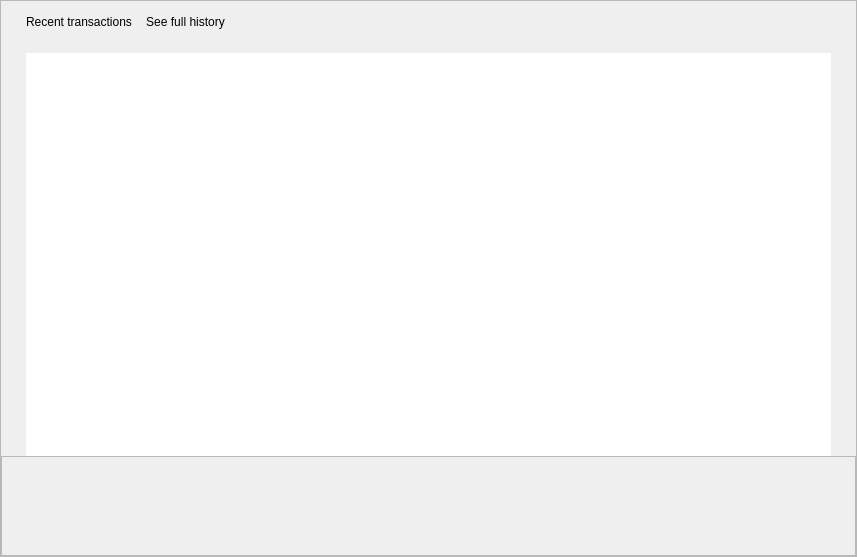
<?xml version="1.0" encoding="UTF-8"?>
<ui version="4.0">
 <class>OverviewFrame</class>
 <widget class="QFrame" name="OverviewFrame">
  <property name="geometry">
   <rect>
    <x>0</x>
    <y>0</y>
    <width>857</width>
    <height>557</height>
   </rect>
  </property>
  <property name="windowTitle">
   <string>Frame</string>
  </property>
  <property name="frameShape">
   <enum>QFrame::StyledPanel</enum>
  </property>
  <property name="frameShadow">
   <enum>QFrame::Raised</enum>
  </property>
  <layout class="QVBoxLayout" name="verticalLayout" stretch="0,0,0,0,1,0">
   <property name="spacing">
    <number>0</number>
   </property>
   <property name="leftMargin">
    <number>0</number>
   </property>
   <property name="topMargin">
    <number>0</number>
   </property>
   <property name="rightMargin">
    <number>0</number>
   </property>
   <property name="bottomMargin">
    <number>0</number>
   </property>
   <item>
    <widget class="WalletGui::OverviewHeaderFrame" name="m_overviewHeaderFrame">
     <property name="frameShape">
      <enum>QFrame::NoFrame</enum>
     </property>
     <property name="frameShadow">
      <enum>QFrame::Raised</enum>
     </property>
    </widget>
   </item>
   <item>
    <spacer name="verticalSpacer_2">
     <property name="orientation">
      <enum>Qt::Vertical</enum>
     </property>
     <property name="sizeType">
      <enum>QSizePolicy::Fixed</enum>
     </property>
     <property name="sizeHint" stdset="0">
      <size>
       <width>10</width>
       <height>10</height>
      </size>
     </property>
    </spacer>
   </item>
   <item>
    <layout class="QHBoxLayout" name="horizontalLayout">
     <property name="spacing">
      <number>10</number>
     </property>
     <property name="leftMargin">
      <number>25</number>
     </property>
     <item>
      <widget class="WalletGui::WalletHeaderLabel" name="m_overviewTransactionsTextLabel">
       <property name="text">
        <string>Recent transactions</string>
       </property>
       <property name="indent">
        <number>0</number>
       </property>
      </widget>
     </item>
     <item>
      <widget class="WalletGui::WalletTinyLinkLikeButton" name="m_allTransactionsButton">
       <property name="cursor">
        <cursorShape>PointingHandCursor</cursorShape>
       </property>
       <property name="focusPolicy">
        <enum>Qt::NoFocus</enum>
       </property>
       <property name="text">
        <string>See full history</string>
       </property>
       <property name="flat">
        <bool>true</bool>
       </property>
      </widget>
     </item>
     <item>
      <spacer name="horizontalSpacer">
       <property name="orientation">
        <enum>Qt::Horizontal</enum>
       </property>
       <property name="sizeHint" stdset="0">
        <size>
         <width>40</width>
         <height>20</height>
        </size>
       </property>
      </spacer>
     </item>
    </layout>
   </item>
   <item>
    <spacer name="verticalSpacer">
     <property name="orientation">
      <enum>Qt::Vertical</enum>
     </property>
     <property name="sizeType">
      <enum>QSizePolicy::Fixed</enum>
     </property>
     <property name="sizeHint" stdset="0">
      <size>
       <width>20</width>
       <height>20</height>
      </size>
     </property>
    </spacer>
   </item>
   <item>
    <layout class="QHBoxLayout" name="horizontalLayout_3">
     <property name="spacing">
      <number>0</number>
     </property>
     <item>
      <spacer name="horizontalSpacer_2">
       <property name="orientation">
        <enum>Qt::Horizontal</enum>
       </property>
       <property name="sizeType">
        <enum>QSizePolicy::Fixed</enum>
       </property>
       <property name="sizeHint" stdset="0">
        <size>
         <width>25</width>
         <height>20</height>
        </size>
       </property>
      </spacer>
     </item>
     <item>
      <widget class="WalletGui::WalletTableView" name="m_recentTransactionsView">
       <property name="enabled">
        <bool>true</bool>
       </property>
       <property name="focusPolicy">
        <enum>Qt::NoFocus</enum>
       </property>
       <property name="frameShape">
        <enum>QFrame::NoFrame</enum>
       </property>
       <property name="verticalScrollBarPolicy">
        <enum>Qt::ScrollBarAlwaysOff</enum>
       </property>
       <property name="editTriggers">
        <set>QAbstractItemView::NoEditTriggers</set>
       </property>
       <property name="alternatingRowColors">
        <bool>true</bool>
       </property>
       <property name="selectionMode">
        <enum>QAbstractItemView::NoSelection</enum>
       </property>
       <property name="selectionBehavior">
        <enum>QAbstractItemView::SelectItems</enum>
       </property>
       <property name="textElideMode">
        <enum>Qt::ElideMiddle</enum>
       </property>
       <property name="verticalScrollMode">
        <enum>QAbstractItemView::ScrollPerPixel</enum>
       </property>
       <property name="showGrid">
        <bool>false</bool>
       </property>
       <property name="wordWrap">
        <bool>false</bool>
       </property>
       <property name="cornerButtonEnabled">
        <bool>false</bool>
       </property>
       <attribute name="horizontalHeaderHighlightSections">
        <bool>false</bool>
       </attribute>
       <attribute name="verticalHeaderVisible">
        <bool>false</bool>
       </attribute>
      </widget>
     </item>
     <item>
      <spacer name="horizontalSpacer_9">
       <property name="orientation">
        <enum>Qt::Horizontal</enum>
       </property>
       <property name="sizeType">
        <enum>QSizePolicy::Fixed</enum>
       </property>
       <property name="sizeHint" stdset="0">
        <size>
         <width>25</width>
         <height>20</height>
        </size>
       </property>
      </spacer>
     </item>
    </layout>
   </item>
   <item>
    <widget class="QFrame" name="m_newsFrame">
     <property name="minimumSize">
      <size>
       <width>0</width>
       <height>100</height>
      </size>
     </property>
     <property name="frameShape">
      <enum>QFrame::StyledPanel</enum>
     </property>
     <property name="frameShadow">
      <enum>QFrame::Raised</enum>
     </property>
     <layout class="QHBoxLayout" name="horizontalLayout_4">
      <property name="spacing">
       <number>0</number>
      </property>
      <property name="leftMargin">
       <number>0</number>
      </property>
      <property name="topMargin">
       <number>0</number>
      </property>
      <property name="rightMargin">
       <number>0</number>
      </property>
      <property name="bottomMargin">
       <number>0</number>
      </property>
      <item>
       <widget class="WalletGui::NewsFrame" name="m_blogFrame">
        <property name="frameShape">
         <enum>QFrame::NoFrame</enum>
        </property>
        <property name="frameShadow">
         <enum>QFrame::Raised</enum>
        </property>
       </widget>
      </item>
     </layout>
    </widget>
   </item>
  </layout>
 </widget>
 <customwidgets>
  <customwidget>
   <class>WalletGui::WalletTinyLinkLikeButton</class>
   <extends>QPushButton</extends>
   <header>Gui/Common/WalletLinkLikeButton.h</header>
  </customwidget>
  <customwidget>
   <class>WalletGui::WalletHeaderLabel</class>
   <extends>QLabel</extends>
   <header>Gui/Common/WalletTextLabel.h</header>
  </customwidget>
  <customwidget>
   <class>WalletGui::WalletTableView</class>
   <extends>QTableView</extends>
   <header>Gui/Common/WalletTableView.h</header>
  </customwidget>
  <customwidget>
   <class>WalletGui::OverviewHeaderFrame</class>
   <extends>QFrame</extends>
   <header>Gui/Overview/OverviewHeaderFrame.h</header>
   <container>1</container>
  </customwidget>
  <customwidget>
   <class>WalletGui::NewsFrame</class>
   <extends>QFrame</extends>
   <header>Gui/Common/NewsFrame.h</header>
   <container>1</container>
  </customwidget>
 </customwidgets>
 <resources>
  <include location="../../resources.qrc"/>
 </resources>
 <connections>
  <connection>
   <sender>m_recentTransactionsView</sender>
   <signal>doubleClicked(QModelIndex)</signal>
   <receiver>OverviewFrame</receiver>
   <slot>showTransactionDetails(QModelIndex)</slot>
   <hints>
    <hint type="sourcelabel">
     <x>428</x>
     <y>265</y>
    </hint>
    <hint type="destinationlabel">
     <x>428</x>
     <y>278</y>
    </hint>
   </hints>
  </connection>
 </connections>
 <slots>
  <slot>showTransactionDetails(QModelIndex)</slot>
 </slots>
</ui>
